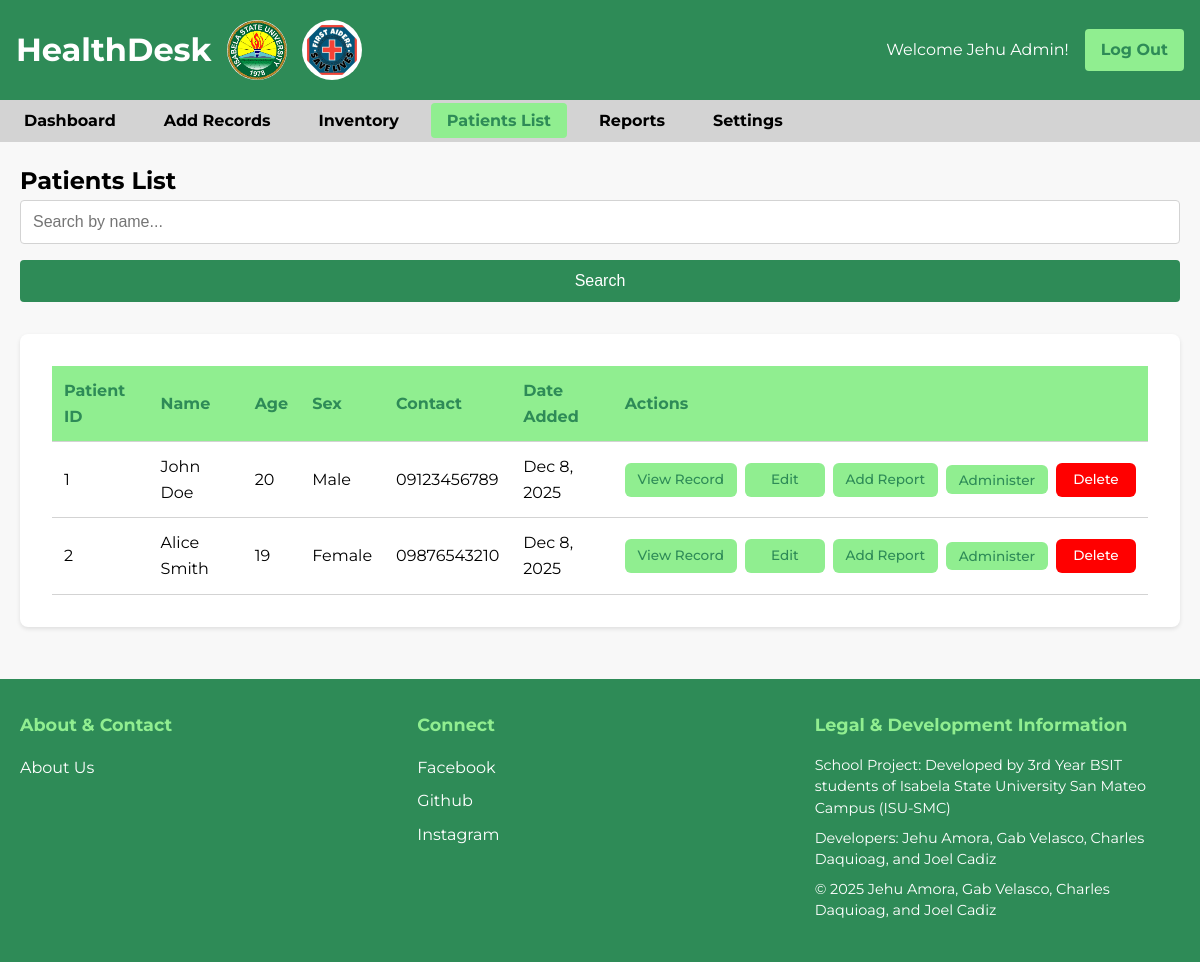
The app's page /patients_list.php (signed in) with its own data.
### tables this page shows
CREATE TABLE patients (
    patient_id INT AUTO_INCREMENT PRIMARY KEY,
    last_name VARCHAR(50) NOT NULL,
    first_name VARCHAR(50) NOT NULL,
    middle_name VARCHAR(50),
    age INT,
    sex ENUM('Male', 'Female', 'Other'),
    date_of_birth DATE,
    place_of_birth VARCHAR(100),
    home_address TEXT,
    citizenship VARCHAR(50),
    civil_status ENUM('Single', 'Married', 'Divorced', 'Widowed'),
    parent_guardian VARCHAR(100),
    contact_no VARCHAR(20),
 
    height DECIMAL(5,2), 
    weight DECIMAL(5,2), 
    bmi DECIMAL(4,2),
    bp VARCHAR(20), 
    temp DECIMAL(4,1), 
    pr INT, 
    rr INT, 
    heent TEXT, 
    chest TEXT,
    heart TEXT,
    lungs TEXT,
    abdomen TEXT,
    genital TEXT,
    skin TEXT,
    
    chronic_illness TEXT,
    allergies TEXT,
    operations TEXT,
    accidents_injuries TEXT,
    medicines_regular TEXT,
    created_at TIMESTAMP DEFAULT CURRENT_TIMESTAMP,
    updated_at TIMESTAMP DEFAULT CURRENT_TIMESTAMP ON UPDATE CURRENT_TIMESTAMP
);

### includes/config.php (called while the page is built, shortened)
<?php
function getUserRole() {
    return isset($_SESSION['role']) ? $_SESSION['role'] : null;
}
?>

### patients_list.php (the view, shortened to what this page needs)
<?php
require_once 'includes/config.php';
$conn = getDBConnection();
$page = isset($_GET['page']) ? (int)$_GET['page'] : 1;
$per_page = 10;
$offset = ($page - 1) * $per_page;
$search = isset($_GET['search']) ? trim($_GET['search']) : '';
$search_condition = '';
$patients = $conn->query("SELECT patient_id, first_name, last_name, age, sex, contact_no, created_at FROM patients $search_condition ORDER BY created_at DESC LIMIT $offset, $per_page");
?>
<!DOCTYPE html>
<html lang="en">
<head>
    <link rel="stylesheet" href="css/style.css">
</head>
<body>
    <header class="header">
        <h1>HealthDesk <img
        src="isu_logo.png"
        alt="ISU Logo"
        style="width: auto; height: 60px; display: flex; margin-left: 15px;"
        >
        <img  src="first_aider.jpeg" alt="fa Logo"
        style="width: auto; height: 60px; display: flex; margin-left: 15px; border-radius: 60px;"
        >
        </h1>
        <div class="user-info">
            <span>Welcome <?php echo htmlspecialchars($_SESSION['name']); ?>!</span>
            <a href="logout.php" class="logout-btn">Log Out</a>
        </div>
    </header>
    <nav class="nav">
        <ul>
            <?php if (getUserRole() === 'Admin'): ?>
                <li><a href="dashboard.php">Dashboard</a></li>
            <?php endif; ?>
            <li><a href="add_record.php">Add Records</a></li>
            <?php if (getUserRole() === 'Admin'): ?>
                <li><a href="inventory.php">Inventory</a></li>
                <li><a href="patients_list.php" class="active">Patients List</a></li>
                <li><a href="reports.php">Reports</a></li>
                <li><a href="settings.php">Settings</a></li>
            <?php endif; ?>
        </ul>
    </nav>
    <main class="container">
        <h2>Patients List</h2>
        <div class="search-section">
            <form class= "form-group" method="GET" action="">
                <input type="text" name="search" placeholder="Search by name..." value="<?php echo htmlspecialchars($search); ?>">
                <button class="submit-btn" type="submit">Search</button>
            </form>
        </div>
        <div class="table-container">
            <table>
                <thead>
                    <tr>
                        <th>Patient ID</th>
                        <th>Name</th>
                        <th>Age</th>
                        <th>Sex</th>
                        <th>Contact</th>
                        <th>Date Added</th>
                        <th>Actions</th>
                    </tr>
                </thead>
                <tbody>
                    <?php if ($patients->num_rows > 0): ?>
                        <?php while ($patient = $patients->fetch_assoc()): ?>
                            <tr>
                                <td><?php echo $patient['patient_id']; ?></td>
                                <td><?php echo htmlspecialchars($patient['first_name'] . ' ' . $patient['last_name']); ?></td>
                                <td><?php echo $patient['age']; ?></td>
                                <td><?php echo $patient['sex']; ?></td>
                                <td><?php echo htmlspecialchars($patient['contact_no']); ?></td>
                                <td><?php echo date('M j, Y', strtotime($patient['created_at'])); ?></td>
                                <td>
                                    <div class="action-buttons">
                                        <a href="patient_record.php?id=<?php echo $patient['patient_id']; ?>" class="action-btn">View Record</a>
                                        <?php if (getUserRole() === 'Admin'): ?>
                                            <a href="edit_patient.php?id=<?php echo $patient['patient_id']; ?>" class="action-btn">Edit</a>
                                            <a href="add_report.php?patient_id=<?php echo $patient['patient_id']; ?>" class="action-btn">Add Report</a>
                                            <button type="button" class="action-btn" onclick="openAdministerModal(<?php echo $patient['patient_id']; ?>, '<?php echo htmlspecialchars($patient['first_name'] . ' ' . $patient['last_name']); ?>')">Administer</button>
                                            <a href="delete_patient.php?id=<?php echo $patient['patient_id']; ?>" class="action-btn delete-btn" onclick="return confirm('Are you sure you want to delete this patient?')">Delete</a>
                                        <?php endif; ?>
                                    </div>
                                </td>
                            </tr>
                        <?php endwhile; ?>
                    <?php else: ?>
                        <tr>
                            <td colspan="7">No patients found.</td>
                        </tr>
                    <?php endif; ?>
                </tbody>
            </table>
        </div>
    </main>
    <?php include 'includes/footer.php'; ?>
</body>
</html>

### includes/footer.php
<footer class="footer">
    <div class="footer-content">
        <div class="footer-section">
            <h4>About & Contact</h4>
            <ul>
                <li><a href="includes/about.php">About Us</a></li>
            </ul>
        </div>
        <div class="footer-section">
            <h4>Connect</h4>
            <ul>
                <li><a href="https://www.facebook.com/jehu.amora.58">Facebook</a></li>
                <li><a href="https://github.com/sato-beep22">Github</a></li>
                <li><a href="https://www.instagram.com/jayy_amr/">Instagram</a></li>
            </ul>
        </div>
        <div class="footer-section">
            <h4>Legal & Development Information</h4>
            <p>School Project: Developed by 3rd Year BSIT students of Isabela State University San Mateo Campus (ISU-SMC)</p>
            <p>Developers: Jehu Amora, Gab Velasco, Charles Daquioag, and Joel Cadiz</p>
            <p>&copy; <?php echo date('Y'); ?> Jehu Amora, Gab Velasco, Charles Daquioag, and Joel Cadiz</p>
        </div>
    </div>
</footer>

### css/style.css (style rules this page uses)
:root { --dark-green: #2E8B57; --light-green: #90EE90; --off-white: #F8F8F8; --grey: #D3D3D3; --white: #FFFFFF; --black: #000000; --error-red: #FF0000; --success-green: #28a745; }
* { margin: 0; padding: 0; box-sizing: border-box; }
button { outline: none !important; border: none; }
body { font-family: "Montserrat", sans-serif; background-color: var(--off-white); color: var(--black); line-height: 1.6; }
.container { max-width: 1200px; margin: 0 auto; padding: 20px; }
.header { background-color: var(--dark-green); color: var(--white); height: 100px; padding: 1rem; display: flex; justify-content: space-between; align-items: center; }
.header h1 { margin: 0; height: 60px; display: flex; align-items: center; }
.header img[alt="ISU Logo"] { border-radius: 50%; width: 60px; height: 60px; object-fit: cover; margin-left: 15px; }
.user-info { display: flex; align-items: center; gap: 1rem; }
.logout-btn { background-color: var(--light-green); color: var(--dark-green); padding: 0.5rem 1rem; text-decoration: none; border-radius: 4px; font-weight: bold; }
.nav { font-weight: bold; background-color: var(--grey); padding: 0.5rem; }
.nav ul { list-style: none; display: flex; gap: 1rem; }
.nav a { color: var(--black); text-decoration: none; padding: 0.5rem 1rem; border-radius: 4px; transition: background-color 0.3s; }
.nav a:hover, .nav a.active { background-color: var(--light-green); color: var(--dark-green); }
.search-section { margin-bottom: 2rem; }
.form-group { display: flex; flex-direction: column; }
.form-group input { padding: 0.75rem; border: 1px solid var(--grey); border-radius: 4px; font-size: 1rem; }
.form-group input, .form-group select, .form-group textarea { padding: 0.75rem; border: 1px solid var(--grey); border-radius: 4px; font-size: 1rem; }
.submit-btn { background-color: var(--dark-green); color: var(--white); padding: 0.75rem 2rem; border: none; border-radius: 4px; font-size: 1rem; cursor: pointer; margin-top: 1rem; }
.table-container { background-color: var(--white); padding: 2rem; border-radius: 8px; box-shadow: 0 2px 4px rgba(0,0,0,0.1); margin-bottom: 2rem; overflow-x: auto; }
table { width: 100%; border-collapse: collapse; }
th, td { padding: 0.75rem; text-align: left; border-bottom: 1px solid var(--grey); }
td:last-child { white-space: nowrap; min-width: 500px; }
th { background-color: var(--light-green); color: var(--dark-green); font-weight: bold; }
.action-btn { background-color: var(--light-green); color: var(--dark-green); padding: 0.4rem 0.8rem; text-decoration: none; border-radius: 6px; font-size: 0.85rem; font-weight: 500; font-family: inherit; outline: none; border: none; display: inline-block; transition: all 0.2s ease; white-space: nowrap; min-width: 80px; text-align: center; }
button.action-btn { outline: none; border: none; padding: 0.4rem 0.8rem !important; font-size: 0.85rem; font-weight: 500; font-family: inherit; min-width: 80px; text-align: center; display: inline-block; white-space: nowrap; }
.delete-btn { background-color: var(--error-red); color: var(--white); }
.action-buttons { display: flex; flex-wrap: nowrap; gap: 0.5rem; align-items: center; justify-content: flex-start; }
.footer { background-color: var(--dark-green); color: var(--white); padding: 2rem 0; margin-top: auto; }
.footer-content { max-width: 1200px; margin: 0 auto; padding: 0 20px; display: flex; justify-content: space-between; gap: 2rem; }
.footer-section { flex: 1; }
.footer-section h4 { color: var(--light-green); margin-bottom: 1rem; font-size: 1.1rem; }
.footer-section ul { list-style: none; padding: 0; }
.footer-section li { margin-bottom: 0.5rem; }
.footer-section a { color: var(--white); text-decoration: none; transition: color 0.3s; }
.footer-section p { font-size: 0.9rem; line-height: 1.5; margin-bottom: 0.5rem; }

### records on screen
patients: patient_id "1", first_name+last_name "John Doe", age "20", sex "Male", contact_no "09123456789", created_at "Dec 8, 2025"
patients: patient_id "2", first_name+last_name "Alice Smith", age "19", sex "Female", contact_no "09876543210", created_at "Dec 8, 2025"

### other values on screen
$_SESSION['name'] "Jehu Admin"
